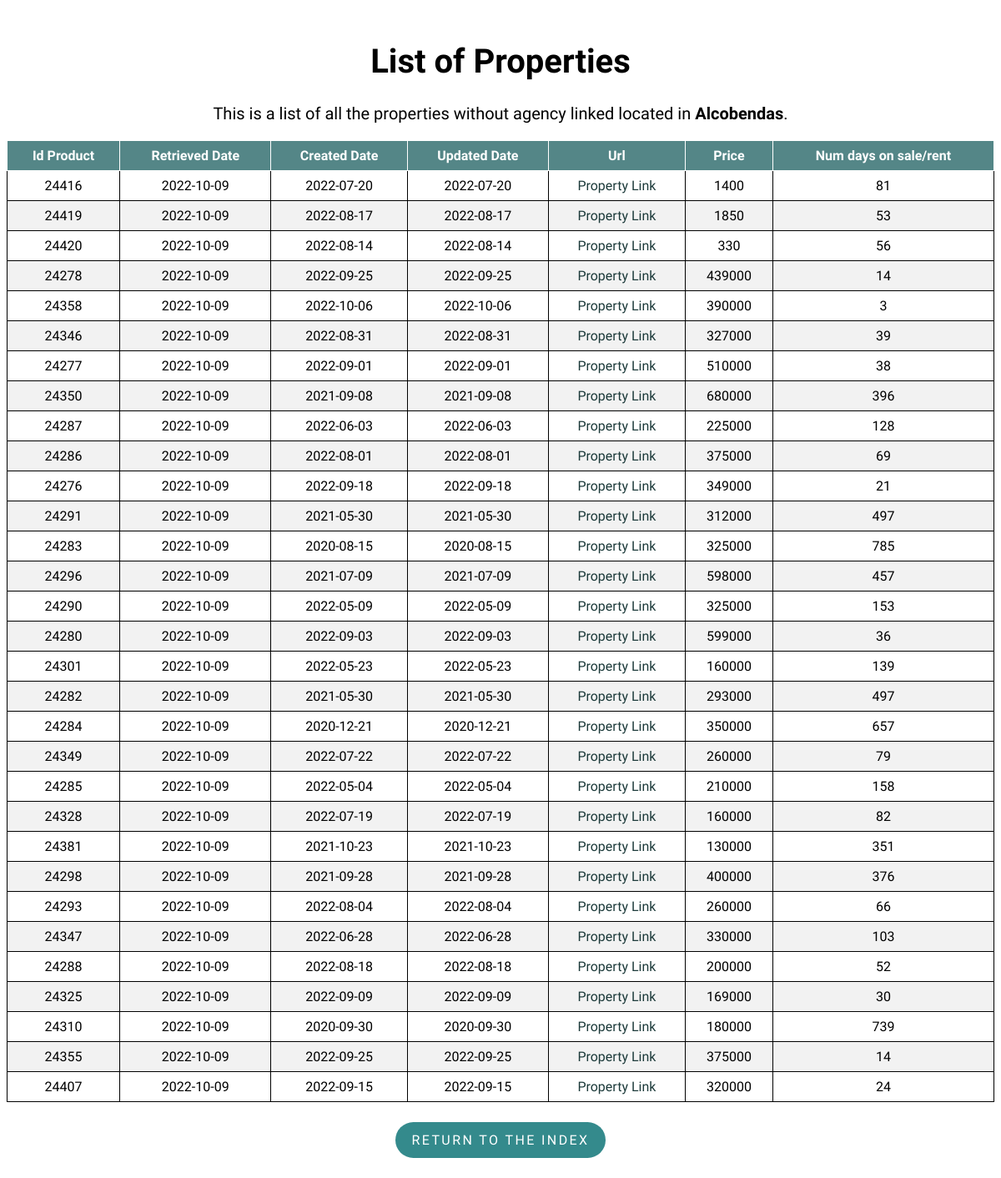
Page /property/Alcobendas on the committed database.
### flask-app/read_db.py (models this page shows)
class Property(db.Model):
    __tablename__ = 'properties'
    id_product = db.Column(db.Integer, primary_key=True)
    retrieved_date = db.Column(db.Date)
    created_date = db.Column(db.Date)
    url = db.Column(db.Text)
    mobile = db.Column(db.Integer)
    agency = db.Column(db.Text)
    real_estate_id = db.Column(db.Integer)
    price = db.Column(db.Integer)
    type_id = db.Column(db.Integer)
    trans_type_id = db.Column(db.Integer)
    location = db.Column(db.Text)
    num_days = db.Column(db.Integer)
    updated_date = db.Column(db.Date)

### flask-app/read_db.py (the view)
@app.route('/property/<location>', methods=['GET', 'POST'])
def property(location):
    properties = Property.query.filter_by(
        type_id=1, location=location).order_by(Property.url).distinct()
    return render_template('list.html', properties=properties, location=location)

### flask-app/templates/list.html (shortened to what this page needs)
<!DOCTYPE html>
<html lang="en">
<head>
    <link rel="stylesheet" type="text/css" href="{{ url_for('static', filename='styles/style.css') }}">
    <link rel="stylesheet" type="text/css" href="{{ url_for('static', filename='styles/tablesort.css') }}">
</head>
<body>
    <h1 class="list_header" style="font-size:40px;">List of Properties</h1>
    <p class="list_header" style="margin-top: 25px;font-size:20px;">This is a list of all the properties without agency linked located in
        <strong>{{ location }}</strong>.
    </p>
    <table class="table table-sortable">
        <thead>
            <tr>
                <th>Id Product</th>
                <th>Retrieved Date</th>
                <th>Created Date</th>
                <th>Updated Date</th>
                <th>Url</th>
                <th>Price</th>
                <th>Num days on sale/rent</th>
            </tr>
        </thead>
        <tbody>
            {% for property in properties %}
            <tr>
                <td>{{ property.id_product }}</td>
                <td>{{ property.retrieved_date }}</td>
                <td>{{ property.created_date }}</td>
                <td>{{ property.updated_date }}</td>
                <td>
                    <a class="property_link" href={{ property.url }}>Property Link</a>
                </td>
                <td><a>{{ property.price }}</a></td>
                <td>{{ property.num_days }}</td>
            </tr>
            {% endfor %}
        </tbody>
    </table>
    <div class = "btn_container">
        <p class="return_btn"><a class = "btn_link" href="{{ url_for('index') }}">Return to the index</a></p>
    </div>
</body>
</html>

### flask-app/static/styles/style.css (style rules this page uses)
body { font-family: 'Muli','Open Sans','Open Sans-fallback',sans-serif; }
table, th, td { border: 1px solid; }
table { width: 100%; border-collapse: collapse; }
th, td { text-align: center; padding: 8px; }
tr:nth-child(even) { background-color: #f2f2f2 }
th { background-color: rgb(84, 134, 135); color: white; }
.index_header, .list_header { margin-top: 50px; text-align: center; }
a.property_link { text-decoration: none; }
a.property_link:link, a.property_link:visited { color: rgb(28, 58, 58); }
.return_btn { display: inline-block; padding: .75rem 1.25rem; border-radius: 10rem; text-transform: uppercase; font-size: 1rem; letter-spacing: .15rem; transition: all .3s; position: relative; overflow: hidden; z-index: 1; background-color: rgb(52, 138, 140); }
.btn_link { text-decoration: none; color: #fff; }
.btn_container { margin-top: 8px; display: flex; justify-content: center; align-items: center; }

### flask-app/static/styles/tablesort.css (style rules this page uses)
.table-sortable th { cursor: pointer; }

### rows in the picture
Property: id_product "24416", retrieved_date "2022-10-09", created_date "2022-07-20", updated_date "2022-07-20", price "1400", num_days "81"
Property: id_product "24419", retrieved_date "2022-10-09", created_date "2022-08-17", updated_date "2022-08-17", price "1850", num_days "53"
Property: id_product "24420", retrieved_date "2022-10-09", created_date "2022-08-14", updated_date "2022-08-14", price "330", num_days "56"
Property: id_product "24278", retrieved_date "2022-10-09", created_date "2022-09-25", updated_date "2022-09-25", price "439000", num_days "14"
Property: id_product "24358", retrieved_date "2022-10-09", created_date "2022-10-06", updated_date "2022-10-06", price "390000", num_days "3"
Property: id_product "24346", retrieved_date "2022-10-09", created_date "2022-08-31", updated_date "2022-08-31", price "327000", num_days "39"
Property: id_product "24277", retrieved_date "2022-10-09", created_date "2022-09-01", updated_date "2022-09-01", price "510000", num_days "38"
Property: id_product "24350", retrieved_date "2022-10-09", created_date "2021-09-08", updated_date "2021-09-08", price "680000", num_days "396"
Property: id_product "24287", retrieved_date "2022-10-09", created_date "2022-06-03", updated_date "2022-06-03", price "225000", num_days "128"
Property: id_product "24286", retrieved_date "2022-10-09", created_date "2022-08-01", updated_date "2022-08-01", price "375000", num_days "69"
Property: id_product "24276", retrieved_date "2022-10-09", created_date "2022-09-18", updated_date "2022-09-18", price "349000", num_days "21"
Property: id_product "24291", retrieved_date "2022-10-09", created_date "2021-05-30", updated_date "2021-05-30", price "312000", num_days "497"
Property: id_product "24283", retrieved_date "2022-10-09", created_date "2020-08-15", updated_date "2020-08-15", price "325000", num_days "785"
Property: id_product "24296", retrieved_date "2022-10-09", created_date "2021-07-09", updated_date "2021-07-09", price "598000", num_days "457"
Property: id_product "24290", retrieved_date "2022-10-09", created_date "2022-05-09", updated_date "2022-05-09", price "325000", num_days "153"
Property: id_product "24280", retrieved_date "2022-10-09", created_date "2022-09-03", updated_date "2022-09-03", price "599000", num_days "36"
Property: id_product "24301", retrieved_date "2022-10-09", created_date "2022-05-23", updated_date "2022-05-23", price "160000", num_days "139"
Property: id_product "24282", retrieved_date "2022-10-09", created_date "2021-05-30", updated_date "2021-05-30", price "293000", num_days "497"
Property: id_product "24284", retrieved_date "2022-10-09", created_date "2020-12-21", updated_date "2020-12-21", price "350000", num_days "657"
Property: id_product "24349", retrieved_date "2022-10-09", created_date "2022-07-22", updated_date "2022-07-22", price "260000", num_days "79"
Property: id_product "24285", retrieved_date "2022-10-09", created_date "2022-05-04", updated_date "2022-05-04", price "210000", num_days "158"
Property: id_product "24328", retrieved_date "2022-10-09", created_date "2022-07-19", updated_date "2022-07-19", price "160000", num_days "82"
Property: id_product "24381", retrieved_date "2022-10-09", created_date "2021-10-23", updated_date "2021-10-23", price "130000", num_days "351"
Property: id_product "24298", retrieved_date "2022-10-09", created_date "2021-09-28", updated_date "2021-09-28", price "400000", num_days "376"
Property: id_product "24293", retrieved_date "2022-10-09", created_date "2022-08-04", updated_date "2022-08-04", price "260000", num_days "66"
Property: id_product "24347", retrieved_date "2022-10-09", created_date "2022-06-28", updated_date "2022-06-28", price "330000", num_days "103"
Property: id_product "24288", retrieved_date "2022-10-09", created_date "2022-08-18", updated_date "2022-08-18", price "200000", num_days "52"
Property: id_product "24325", retrieved_date "2022-10-09", created_date "2022-09-09", updated_date "2022-09-09", price "169000", num_days "30"
Property: id_product "24310", retrieved_date "2022-10-09", created_date "2020-09-30", updated_date "2020-09-30", price "180000", num_days "739"
Property: id_product "24355", retrieved_date "2022-10-09", created_date "2022-09-25", updated_date "2022-09-25", price "375000", num_days "14"
Property: id_product "24407", retrieved_date "2022-10-09", created_date "2022-09-15", updated_date "2022-09-15", price "320000", num_days "24"

### other values in the picture
{{ location }} "Alcobendas"
